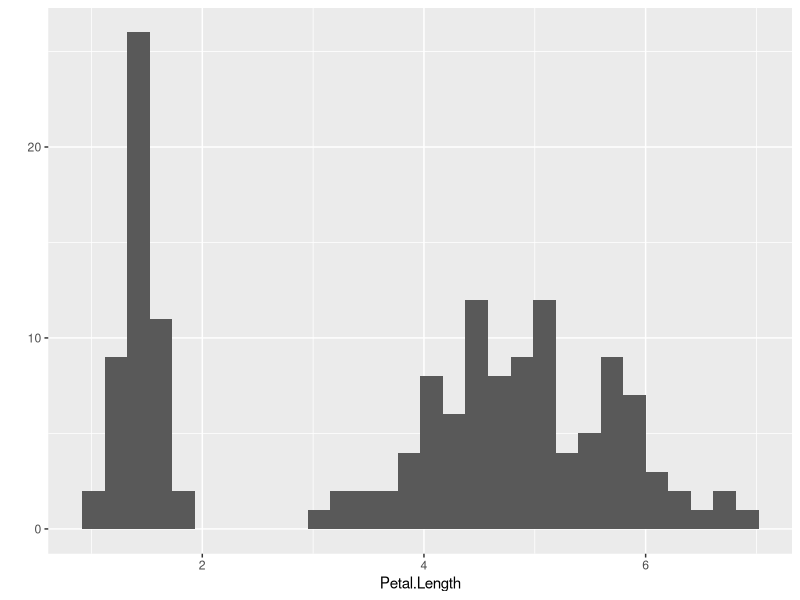
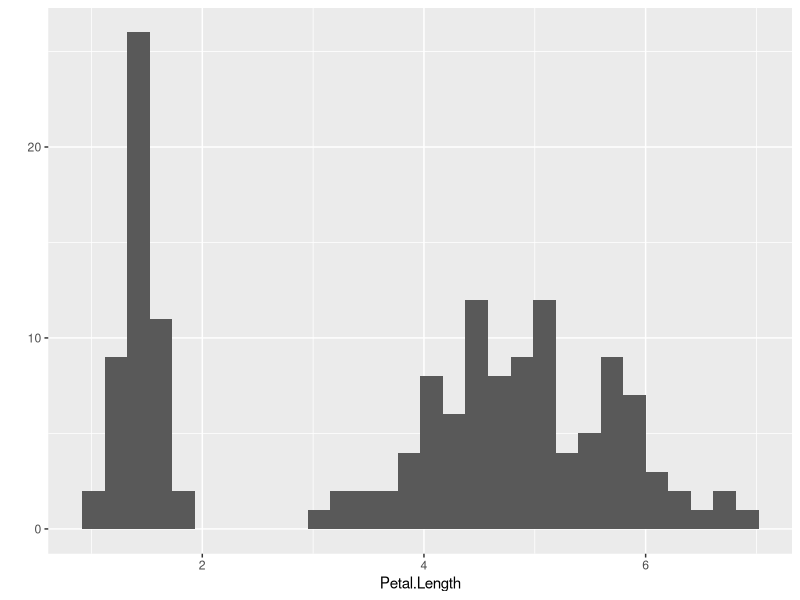
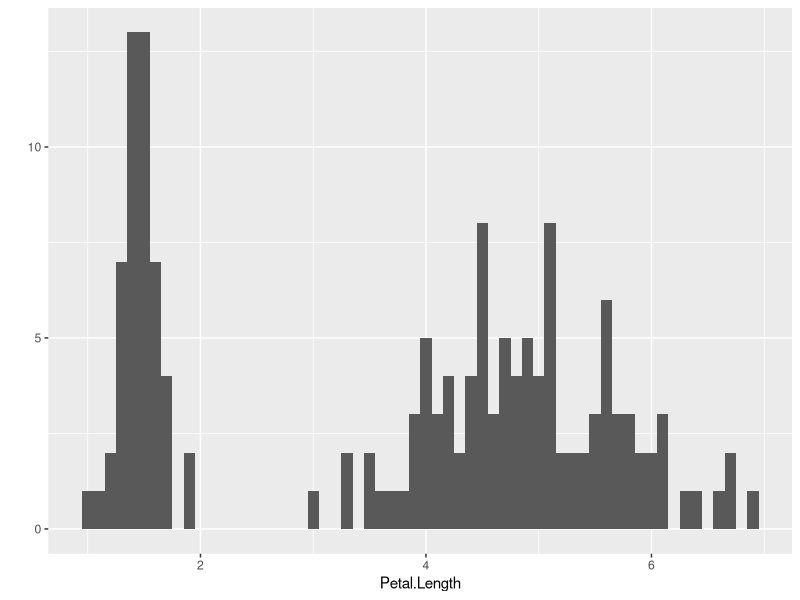
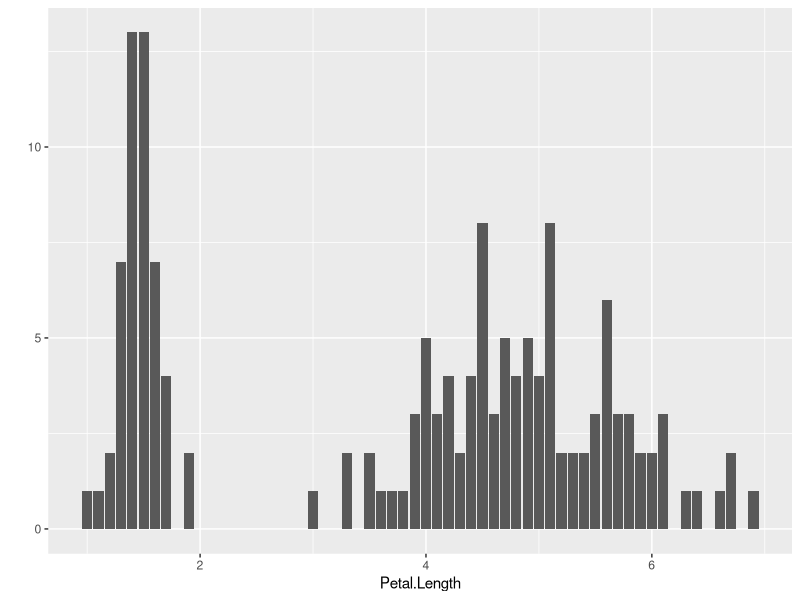

Reproduce these figures in R, in order.

# Gráficos com qplot ----------------------------------------------------------------------------------------------------------------------
# Autoria do script: Jeanne Franco ---------------------------------------------------------------------------------------------------------
# Data: 22/04/2022 -------------------------------------------------------------------------------------------------------------------------

# Pacotes ----------------------------------------------------------------------------------------------------------------------------------

library(tidyverse)

# Fórmula ----------------------------------------------------------------------------------------------------------------------------------

### Função qplot()
### Banco de dados, variáveis x e y
### Geometria: tipo de gráfico

# Carregar dados ---------------------------------------------------------------------------------------------------------------------------

iris

# Gráficos ---------------------------------------------------------------------------------------------------------------------------------

### Uma dimensão

qplot(x = Petal.Length, data = iris)
qplot(x = Petal.Length, data = iris, geom = "histogram") # Produz mesmo gráfico.
qplot(x = Petal.Length, data = iris, binwidth = 0.1) # Considera as observações como 0.1, espaço entre uma observação e outra.
qplot(x = Petal.Length, data = iris, geom = "bar") # Frequência de cada valor, no histograma é uma faixa de valores.
